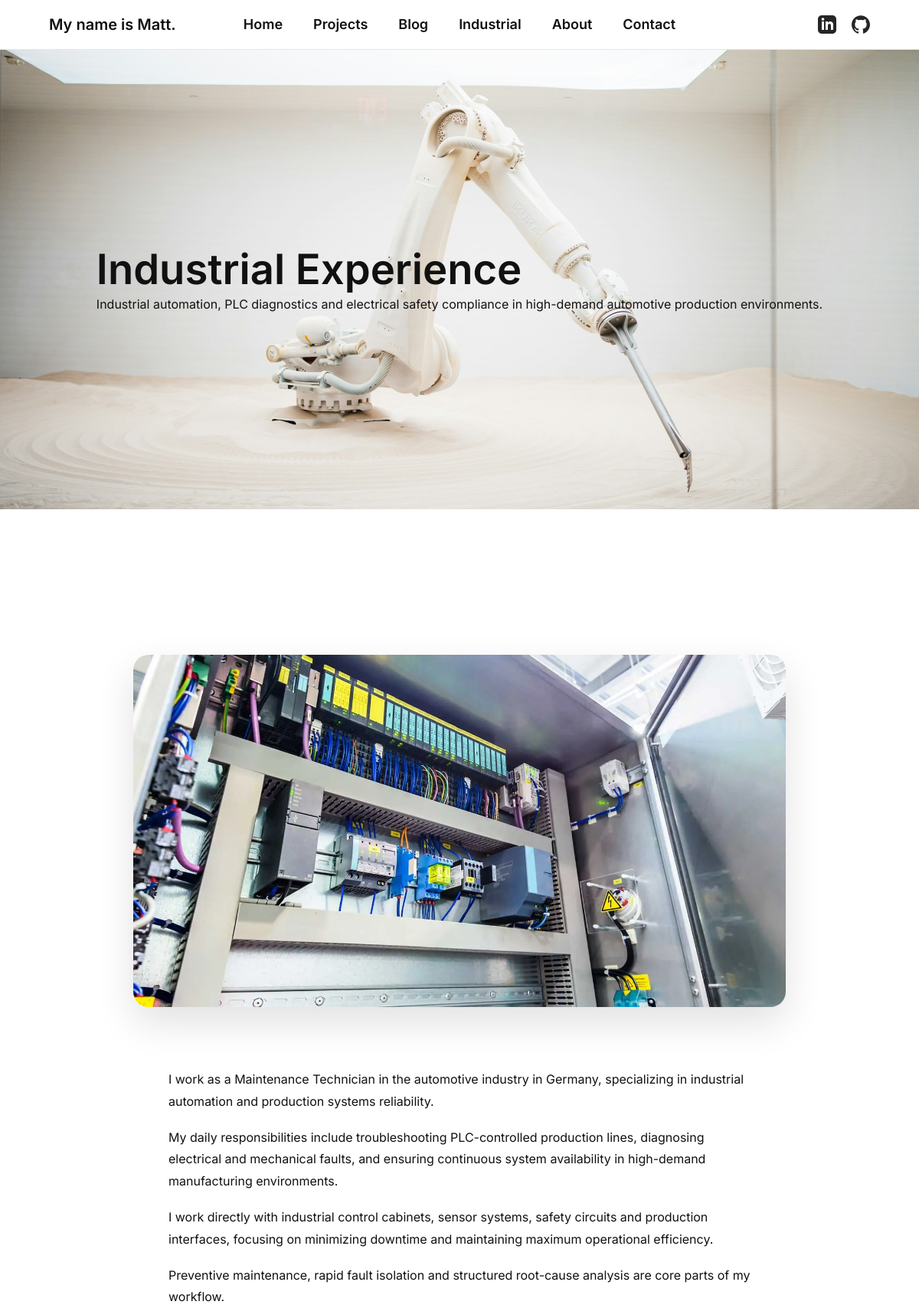
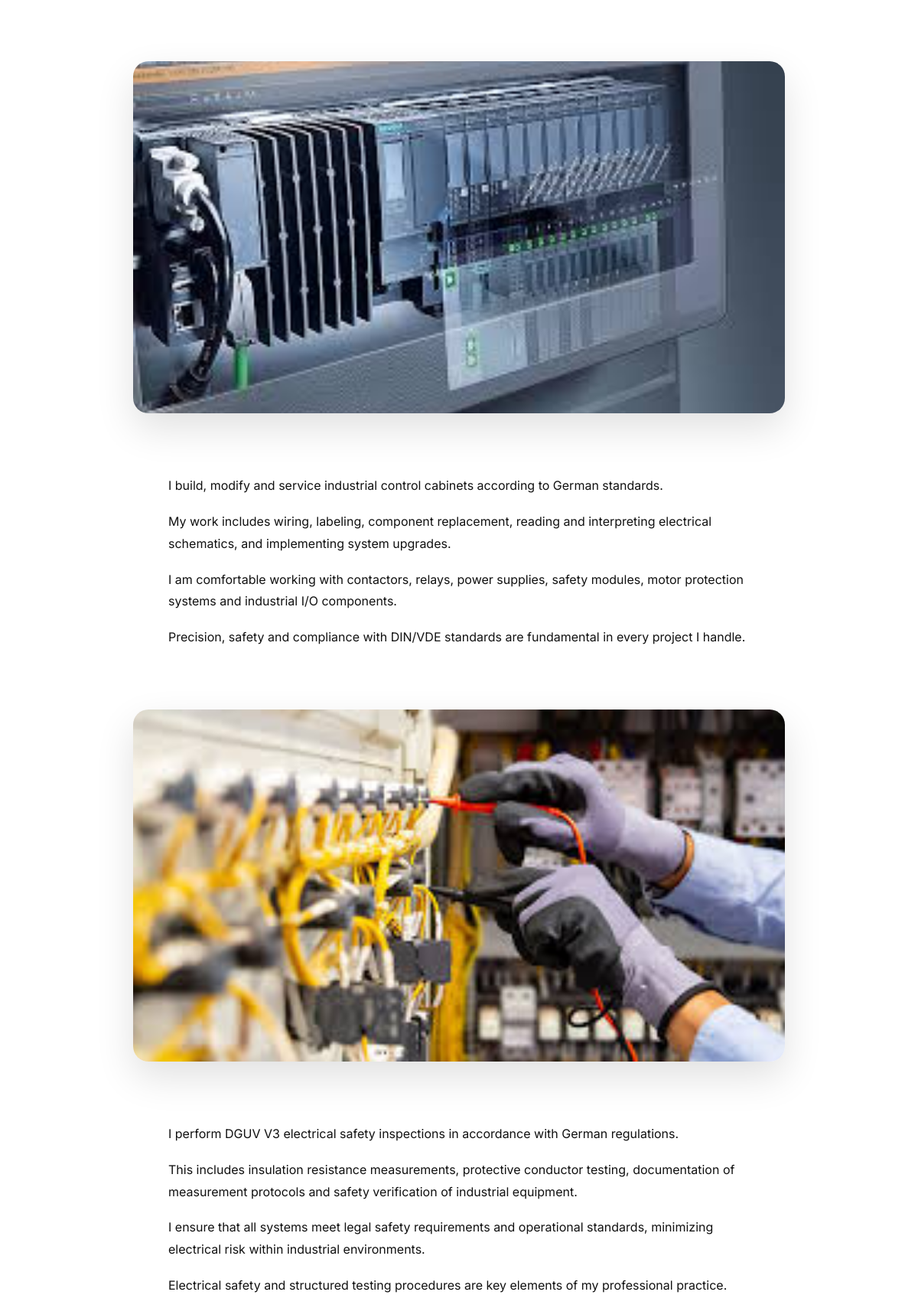
The page /industrial/ (upper part) on the database its author committed (2 pictures, top to bottom).
### portfolio/models.py (models this page shows, shortened)
class IndustrialPage(models.Model):
    title = models.CharField(max_length=200, default="Industrial Experience")
    subtitle = models.TextField(blank=True)

class IndustrialBlock(models.Model):
    page = models.ForeignKey(
        IndustrialPage,
        related_name="blocks",
        on_delete=models.CASCADE
    )
    order = models.PositiveIntegerField()
    text = models.TextField(blank=True)
    image = models.ImageField(
        upload_to="industrial/blocks/",
        blank=True,
        null=True
    )
    alt_text = models.CharField(max_length=200, blank=True)
    class Meta:
        ordering = ["order"]

### portfolio/views.py (the view)
# urls.py: path("industrial/", views.industrial, name="industrial"),
def industrial(request):
    page = IndustrialPage.objects.first()
    return render(request, "industrial.html", {
        "page": page
    })

### templates/industrial.html (shortened to what this page needs)
{% extends "base.html" %}
{% load static %}
{% block content %}
<section class="hero-wallpaper industrial">
  <div class="hero-card">
    {% if page %}
      <h1>{{ page.title }}</h1>
      {% if page.subtitle %}
        <p>{{ page.subtitle }}</p>
      {% endif %}
    {% else %}
      <h1>Industrial Experience</h1>
      <p>Automation, maintenance and industrial systems.</p>
    {% endif %}
  </div>
</section>
{% if page %}
<section class="industrial-section">
  <div class="industrial-container">
    {% for block in page.blocks.all %}
      {% if block.image %}
        <div class="industrial-image">
          <img src="{{ block.image.url }}" alt="{{ block.alt_text|default:'' }}">
        </div>
      {% endif %}
      {% if block.text %}
        <div class="industrial-text">
          {{ block.text|linebreaks }}
        </div>
      {% endif %}
    {% endfor %}
  </div>
</section>
{% endif %}
{% endblock %}

### portfolio/static/css/main.css (style rules this page uses)
*, *::before, *::after { margin: 0; padding: 0; box-sizing: border-box; }
:root { --color-text: #111; --color-muted: #6b7280; --color-border: #e5e7eb; --color-bg: #ffffff; --color-soft: #f9fafb; --radius-xl: 28px; --radius-lg: 20px; --radius-md: 14px; --shadow-sm: 0 8px 20px rgba(0,0,0,0.06); --shadow-md: 0 20px 50px rgba(0,0,0,0.12); --shadow-lg: 0 30px 70px rgba(0,0,0,0.18); }
body { background: var(--color-bg); color: var(--color-text); font-family: "Inter", system-ui, -apple-system, sans-serif; line-height: 1.7; -webkit-font-smoothing: antialiased; }
h1, h2, h3 { font-weight: 600; line-height: 1.2; }
h1 { font-size: 3.4rem; }
p { font-size: 16px; }
.hero-wallpaper { width: 100%; min-height: 75vh; display: flex; align-items: center; justify-content: center; background-size: cover; background-position: center; }
.hero-wallpaper.industrial { background-image: url("/static/images/industrialwallpaper.jpg"); }
.industrial-section { padding: 120px 0; }
.industrial-container { max-width: 900px; margin: 0 auto; padding: 0 24px; }
.industrial-image { margin: 70px 0; display: flex; justify-content: center; }
.industrial-image img { width: 100%; max-width: 900px; height: 460px; object-fit: cover; border-radius: var(--radius-lg); box-shadow: var(--shadow-md); transition: transform .35s ease, box-shadow .35s ease; }
.industrial-text { max-width: 760px; margin: 50px auto; font-size: 17px; line-height: 1.8; color: var(--color-text); }
.industrial-text p { margin-bottom: 18px; }
.industrial-text + .industrial-image, .industrial-image + .industrial-text { margin-top: 80px; }

### rows shown on the page
IndustrialPage: title "Industrial Experience", subtitle "Industrial automation, PLC diagnostics and electrical safety compliance in high-demand automotive production environments."
IndustrialBlock: image (picture), text "I work as a Maintenance Technician in the automotive industry in Germany, specializing in industrial automation and production systems reliability. My daily responsibilities include troubleshooting PLC-controlled production lines, diagnosing electrical and mechanical faults, and ensuring continuous system availability in high-demand manufacturing environments. I work directly with industrial control cabinets, sensor systems, safety circuits and production interfaces, focusing on minimizing downtime and maintaining maximum operational efficiency. Preventive maintenance, rapid fault isolation and structured root-cause analysis are core parts of my workflow."
IndustrialBlock: image (picture), text "I build, modify and service industrial control cabinets according to German standards. My work includes wiring, labeling, component replacement, reading and interpreting electrical schematics, and implementing system upgrades. I am comfortable working with contactors, relays, power supplies, safety modules, motor protection systems and industrial I/O components. Precision, safety and compliance with DIN/VDE standards are fundamental in every project I handle."
IndustrialBlock: image (picture), text "I perform DGUV V3 electrical safety inspections in accordance with German regulations. This includes insulation resistance measurements, protective conductor testing, documentation of measurement protocols and safety verification of industrial equipment. I ensure that all systems meet legal safety requirements and operational standards, minimizing electrical risk within industrial environments. Electrical safety and structured testing procedures are key elements of my professional practice."
